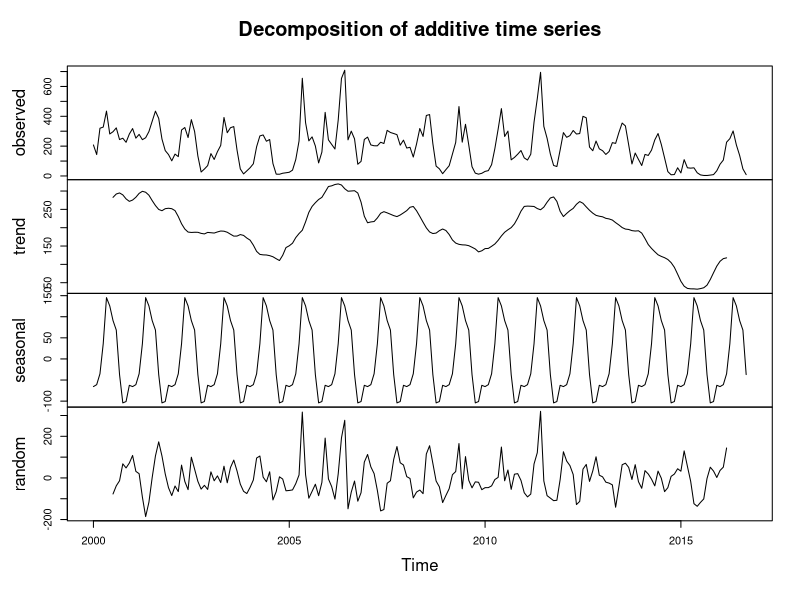
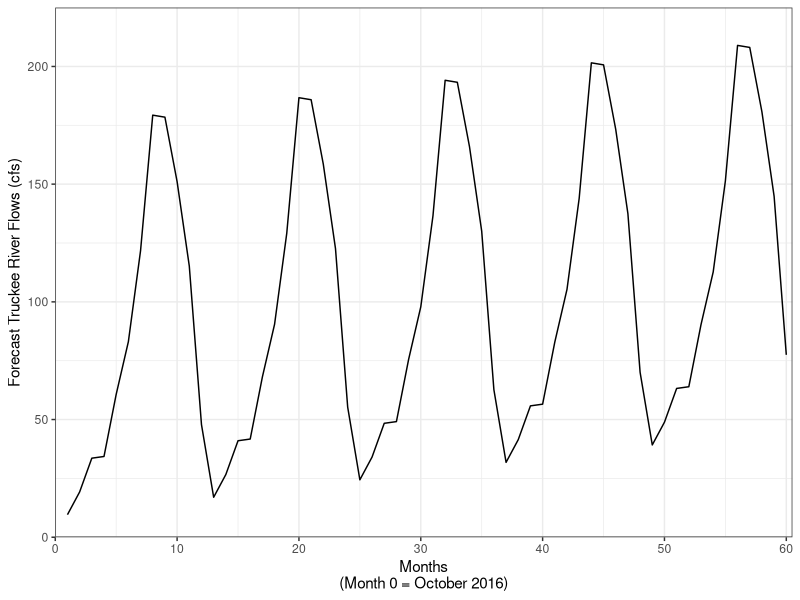
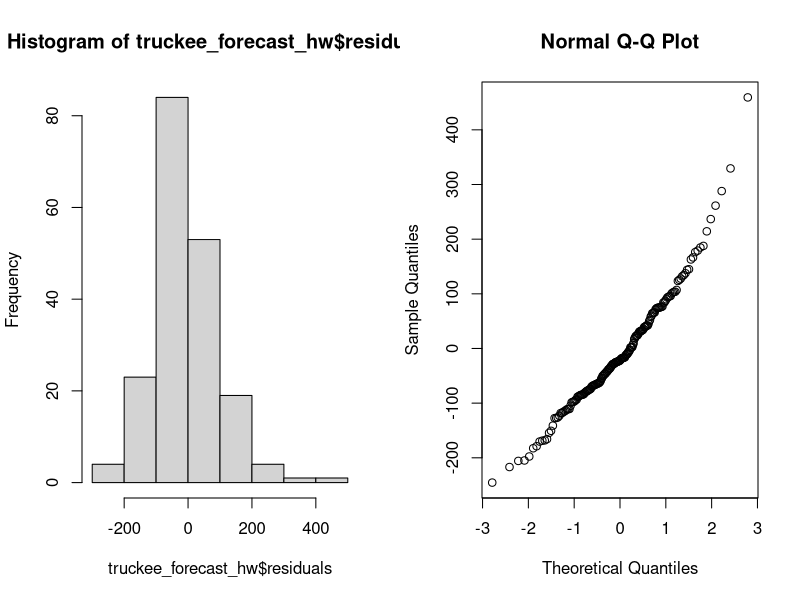
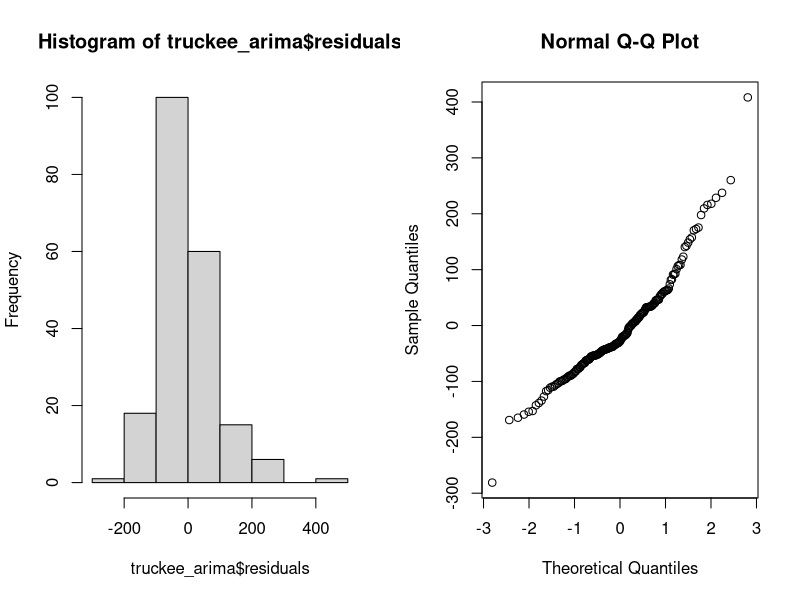

These charts were generated, in order, by the following R code:
## ---- chunk 1
knitr::opts_chunk$set(echo = TRUE)

library(tidyverse)
library(lubridate)
library(tseries)
library(forecast)
## ---- chunk 2

truckee <- read_csv("truckee_flow.csv")

# Convert to ts data
truckee_ts <- ts(truckee$mean_flow, frequency = 12, start = c(2000,1))

#Visualize it:
#plot(truckee_ts)

# Decompose ts data:
truckee_dc <- decompose(truckee_ts)

#Visualize it:
plot(truckee_dc)


## ---- chunk 3

########### Holt-winters:

truckee_hw <- HoltWinters(truckee_ts)
#plot(truckee_hw)

# Forecast:
truckee_forecast_hw <- forecast(truckee_hw, h = 60)
#plot(truckee_forecast_hw)


########### ARIMA:

# Find pdq with auto arima:
truckee_pdq <- auto.arima(truckee_ts)
#truckee_pdq

# Non-seasonal (2,1,1)
# Seasonal (0,0,2)

# Fit ARIMA with pdq inputs:
truckee_arima <- arima(truckee_ts, order = c(2,1,1), seasonal = list(order = c(0,0,2)))

# Forecast ARIMA:
truckee_forecast_arima <- forecast(truckee_arima, h = 72)
#plot(truckee_forecast_arima)

### Graph it:

# Data frame with predictions:
truckee_df <- data.frame(truckee_forecast_hw)

month_seq <- seq(1,60)
truckee_df_2 <- data.frame(month_seq, truckee_df)

ggplot(truckee_df_2, aes(month_seq, y = Point.Forecast)) +
  geom_line() + 
  scale_x_continuous(expand = c(0,0), limits = c(0, 60.5), breaks = seq(0,60, by = 10)) +
  scale_y_continuous(expand = c(0,0), limits = c(0,225)) +
  labs(y = "Forecast Truckee River Flows (cfs)", 
       x = "Months\n(Month 0 = October 2016)") +
  theme_bw()
## ---- chunk 4

# Residuals for HW model:
par(mfrow = c(1,2))
hist(truckee_forecast_hw$residuals) 
qqnorm(truckee_forecast_hw$residuals)

# Residuals for ARIMA:
par(mfrow = c(1,2))
hist(truckee_arima$residuals) 
qqnorm(truckee_arima$residuals)


